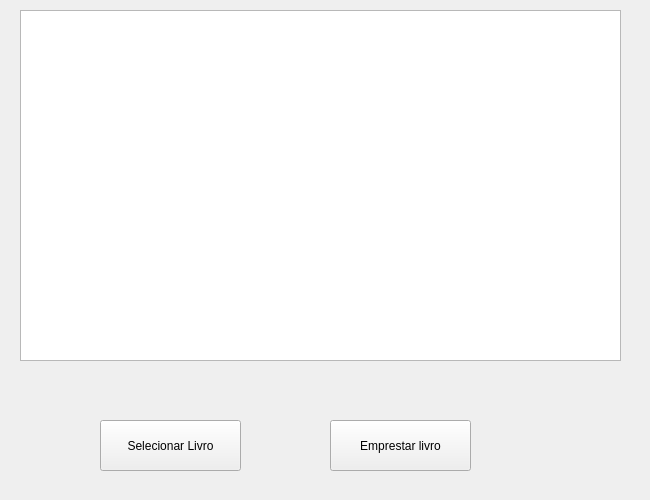
<?xml version="1.0" encoding="UTF-8"?>
<ui version="4.0">
 <class>MainWindow</class>
 <widget class="QMainWindow" name="MainWindow">
  <property name="geometry">
   <rect>
    <x>0</x>
    <y>0</y>
    <width>650</width>
    <height>500</height>
   </rect>
  </property>
  <property name="windowTitle">
   <string>MainWindow</string>
  </property>
  <widget class="QWidget" name="centralwidget">
   <widget class="QLabel" name="label">
    <property name="geometry">
     <rect>
      <x>20</x>
      <y>10</y>
      <width>131</width>
      <height>16</height>
     </rect>
    </property>
    <property name="text">
     <string>os livros disponiveis são</string>
    </property>
   </widget>
   <widget class="QListWidget" name="listWidget">
    <property name="geometry">
     <rect>
      <x>20</x>
      <y>10</y>
      <width>601</width>
      <height>351</height>
     </rect>
    </property>
   </widget>
   <widget class="QPushButton" name="pushButton">
    <property name="geometry">
     <rect>
      <x>100</x>
      <y>420</y>
      <width>141</width>
      <height>51</height>
     </rect>
    </property>
    <property name="text">
     <string>Selecionar Livro</string>
    </property>
   </widget>
   <widget class="QPushButton" name="pushButton_2">
    <property name="geometry">
     <rect>
      <x>330</x>
      <y>420</y>
      <width>141</width>
      <height>51</height>
     </rect>
    </property>
    <property name="text">
     <string>Emprestar livro</string>
    </property>
   </widget>
  </widget>
 </widget>
 <resources/>
 <connections/>
</ui>
